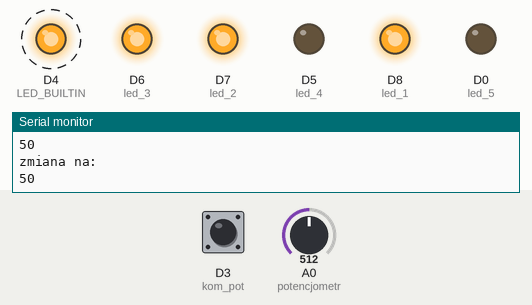
The sketch below on a simulated ESP8266 (NodeMCU). On the bench: output pins drawn as LEDs (lit = HIGH, except the on-board LED, lit = LOW), the last lines printed to the serial monitor. Dashed ring = blinking. The inputs (shaded band) are chosen by the test bench; at power-on: A0 (potencjometr) = 512, D3 (kom_pot) HIGH. Pins used as bus, display or sensor lines are not drawn.

Above: at 1.8 s.
1.9 s: A0 (potencjometr) set to 416
5.4 s: A0 (potencjometr) set to 393
At 6.19 s:
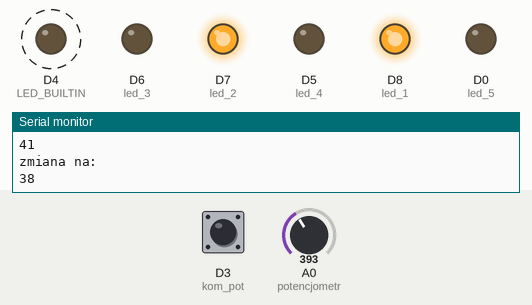
8.9 s: A0 (potencjometr) set to 209
12.4 s: A0 (potencjometr) set to 184
At 13.7 s:
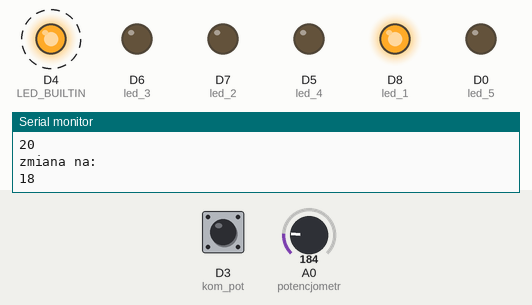
16.5 s: A0 (potencjometr) set to 7
20.0 s: A0 (potencjometr) set to 4
At 20.9 s:
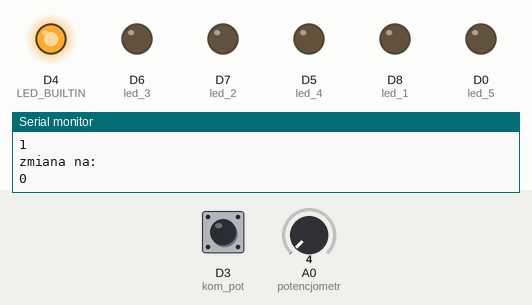
Timing chart, 0 to 22.5 s (numbered marks = the images above; inputs shaded):
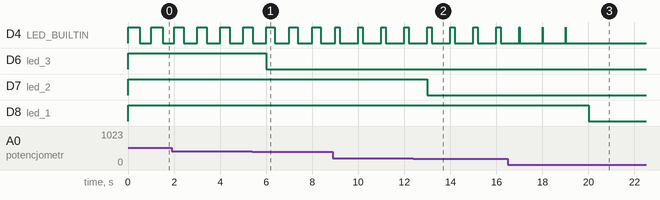

The sketch:

arduio_port.ino
```cpp
int moc = 0;
int odczyt_potencjometru = 0;
float pomoc;

const int grzalka=D1;

int led_1=D8;
int led_2=D7;
int led_3=D6;
int led_4=D5;
int led_5=D0;

int kom_pot=D3;
int potencjometr=A0;

void setup() {

  pinMode(LED_BUILTIN, OUTPUT);
  pinMode(grzalka, OUTPUT);

  pinMode(led_1, OUTPUT);
  pinMode(led_2, OUTPUT);
  pinMode(led_3, OUTPUT);
  pinMode(led_4, OUTPUT);
  pinMode(led_5, OUTPUT);
  pinMode(kom_pot, INPUT);

  Serial.begin(9600);
}

void loop() {

if(digitalRead(kom_pot)==LOW)
{
  if (Serial.available() > 0)
    {
    String input = Serial.readStringUntil('\n');
    moc=input.toInt();
    Serial.println("zmiana na:");
    Serial.println(moc);
    Serial.flush();
    }
}
//print()
if(digitalRead(kom_pot)==HIGH)
{
  odczyt_potencjometru = analogRead(potencjometr);
  pomoc=round(100.0*odczyt_potencjometru/1023.0);
  moc=(int)pomoc;
  Serial.println("zmiana na:");
  Serial.println(moc);
}


  if (moc < 1)
  {
      digitalWrite(led_1, LOW);
      digitalWrite(led_2, LOW);
      digitalWrite(led_3, LOW);
      digitalWrite(led_4, LOW);
      digitalWrite(led_5, LOW);
  }
  else if (moc>=1 and moc<20)
  {
      digitalWrite(led_1, HIGH);
      digitalWrite(led_2, LOW);
      digitalWrite(led_3, LOW);
      digitalWrite(led_4, LOW);
      digitalWrite(led_5, LOW);
  }
  else if (moc>=20 and moc<40)
  {
      digitalWrite(led_1, HIGH);
      digitalWrite(led_2, HIGH);
      digitalWrite(led_3, LOW);
      digitalWrite(led_4, LOW);
      digitalWrite(led_5, LOW);
  }
  else if (moc>=40 and moc<60)
  {
      digitalWrite(led_1, HIGH);
      digitalWrite(led_2, HIGH);
      digitalWrite(led_3, HIGH);
      digitalWrite(led_4, LOW);
      digitalWrite(led_5, LOW);
  }
  else if (moc>=60 and moc<80)
  {
      digitalWrite(led_1, HIGH);
      digitalWrite(led_2, HIGH);
      digitalWrite(led_3, HIGH);
      digitalWrite(led_4, HIGH);
      digitalWrite(led_5, LOW);
  }
  else
  {
      digitalWrite(led_1, HIGH);
      digitalWrite(led_2, HIGH);
      digitalWrite(led_3, HIGH);
      digitalWrite(led_4, HIGH);
      digitalWrite(led_5, HIGH);
  }

  digitalWrite(LED_BUILTIN, HIGH);
  digitalWrite(grzalka, HIGH);
  delay(10*moc);
  digitalWrite(LED_BUILTIN, LOW);
  digitalWrite(grzalka, LOW);
  delay(10*(100-moc));

}
```

Measured:
- the behaviour switches between 405 and 404 on A0 (potencjometr) (found by bisection; images 0 and 1)
- the behaviour switches between 200 and 199 on A0 (potencjometr) (found by bisection; images 1 and 2)
- the behaviour switches between 6 and 5 on A0 (potencjometr) (found by bisection; images 2 and 3)
- after the input at 5.4 s, D6 (led_3): HIGH → LOW after 0.60 s
- after the input at 12.4 s, D7 (led_2): HIGH → LOW after 0.60 s
- after the input at 20.0 s, D4 (LED_BUILTIN): stops changing and stays LOW; D8 (led_1): HIGH → LOW at once
- by itself, D4 (LED_BUILTIN): alternates HIGH for 0.18 s and LOW for 0.82 s
